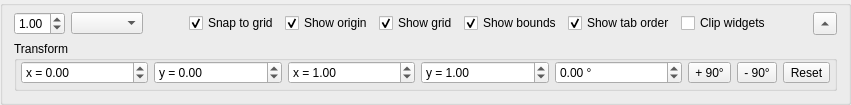
     <widget class="QGroupBox" name="center">
      <property name="sizePolicy">
       <sizepolicy hsizetype="MinimumExpanding" vsizetype="Preferred">
        <horstretch>1</horstretch>
        <verstretch>0</verstretch>
       </sizepolicy>
      </property>
      <property name="title">
       <string/>
      </property>
      <property name="flat">
       <bool>true</bool>
      </property>
      <layout class="QVBoxLayout" name="verticalLayout_14" stretch="0,0">
       <property name="topMargin">
        <number>0</number>
       </property>
       <item>
        <widget class="gui::GfxWidget" name="widget" native="true">
         <property name="sizePolicy">
          <sizepolicy hsizetype="Expanding" vsizetype="Expanding">
           <horstretch>0</horstretch>
           <verstretch>0</verstretch>
          </sizepolicy>
         </property>
         <property name="focusPolicy">
          <enum>Qt::StrongFocus</enum>
         </property>
        </widget>
       </item>
       <item>
        <widget class="QWidget" name="widget_2" native="true">
         <layout class="QVBoxLayout" name="verticalLayout_3">
          <property name="leftMargin">
           <number>0</number>
          </property>
          <property name="topMargin">
           <number>0</number>
          </property>
          <property name="rightMargin">
           <number>0</number>
          </property>
          <property name="bottomMargin">
           <number>0</number>
          </property>
          <item>
           <layout class="QHBoxLayout" name="horizontalLayout_6">
            <item>
             <widget class="QDoubleSpinBox" name="zoom">
              <property name="minimum">
               <double>0.100000000000000</double>
              </property>
              <property name="maximum">
               <double>5.000000000000000</double>
              </property>
              <property name="singleStep">
               <double>0.100000000000000</double>
              </property>
              <property name="stepType">
               <enum>QAbstractSpinBox::AdaptiveDecimalStepType</enum>
              </property>
              <property name="value">
               <double>1.000000000000000</double>
              </property>
             </widget>
            </item>
            <item>
             <widget class="QComboBox" name="cmbGrid"/>
            </item>
            <item>
             <spacer name="horizontalSpacer_3">
              <property name="orientation">
               <enum>Qt::Horizontal</enum>
              </property>
              <property name="sizeHint" stdset="0">
               <size>
                <width>40</width>
                <height>20</height>
               </size>
              </property>
             </spacer>
            </item>
            <item>
             <widget class="QCheckBox" name="chkSnap">
              <property name="text">
               <string>Snap to grid</string>
              </property>
              <property name="checked">
               <bool>true</bool>
              </property>
             </widget>
            </item>
            <item>
             <widget class="QCheckBox" name="chkShowOrigin">
              <property name="text">
               <string>Show origin</string>
              </property>
              <property name="checked">
               <bool>true</bool>
              </property>
             </widget>
            </item>
            <item>
             <widget class="QCheckBox" name="chkShowGrid">
              <property name="text">
               <string>Show grid</string>
              </property>
              <property name="checked">
               <bool>true</bool>
              </property>
             </widget>
            </item>
            <item>
             <widget class="QCheckBox" name="chkShowBounds">
              <property name="text">
               <string>Show bounds</string>
              </property>
              <property name="checked">
               <bool>true</bool>
              </property>
             </widget>
            </item>
            <item>
             <widget class="QCheckBox" name="chkShowTabOrder">
              <property name="text">
               <string>Show tab order</string>
              </property>
              <property name="checked">
               <bool>true</bool>
              </property>
             </widget>
            </item>
            <item>
             <widget class="QCheckBox" name="chkClipWidgets">
              <property name="text">
               <string>Clip widgets</string>
              </property>
             </widget>
            </item>
            <item>
             <widget class="color_widgets::ColorSelector" name="widgetColor">
              <property name="minimumSize">
               <size>
                <width>30</width>
                <height>20</height>
               </size>
              </property>
              <property name="focusPolicy">
               <enum>Qt::TabFocus</enum>
              </property>
             </widget>
            </item>
            <item>
             <widget class="QToolButton" name="btnMoreViewportSettings">
              <property name="text">
               <string/>
              </property>
              <property name="checkable">
               <bool>false</bool>
              </property>
              <property name="arrowType">
               <enum>Qt::UpArrow</enum>
              </property>
             </widget>
            </item>
           </layout>
          </item>
          <item>
           <widget class="QGroupBox" name="transform">
            <property name="sizePolicy">
             <sizepolicy hsizetype="Preferred" vsizetype="Preferred">
              <horstretch>0</horstretch>
              <verstretch>0</verstretch>
             </sizepolicy>
            </property>
            <property name="maximumSize">
             <size>
              <width>16777215</width>
              <height>16777215</height>
             </size>
            </property>
            <property name="title">
             <string>Transform</string>
            </property>
            <property name="flat">
             <bool>false</bool>
            </property>
            <property name="checkable">
             <bool>false</bool>
            </property>
            <property name="checked">
             <bool>false</bool>
            </property>
            <layout class="QHBoxLayout" name="horizontalLayout_11">
             <property name="leftMargin">
              <number>4</number>
             </property>
             <property name="topMargin">
              <number>0</number>
             </property>
             <property name="rightMargin">
              <number>4</number>
             </property>
             <property name="bottomMargin">
              <number>4</number>
             </property>
             <item>
              <widget class="QDoubleSpinBox" name="translateX">
               <property name="sizePolicy">
                <sizepolicy hsizetype="Minimum" vsizetype="Fixed">
                 <horstretch>0</horstretch>
                 <verstretch>0</verstretch>
                </sizepolicy>
               </property>
               <property name="prefix">
                <string>x = </string>
               </property>
               <property name="minimum">
                <double>-10000.000000000000000</double>
               </property>
               <property name="maximum">
                <double>10000.000000000000000</double>
               </property>
               <property name="stepType">
                <enum>QAbstractSpinBox::AdaptiveDecimalStepType</enum>
               </property>
              </widget>
             </item>
             <item>
              <widget class="QDoubleSpinBox" name="translateY">
               <property name="sizePolicy">
                <sizepolicy hsizetype="Minimum" vsizetype="Fixed">
                 <horstretch>0</horstretch>
                 <verstretch>0</verstretch>
                </sizepolicy>
               </property>
               <property name="prefix">
                <string>y = </string>
               </property>
               <property name="minimum">
                <double>-10000.000000000000000</double>
               </property>
               <property name="maximum">
                <double>10000.000000000000000</double>
               </property>
               <property name="stepType">
                <enum>QAbstractSpinBox::AdaptiveDecimalStepType</enum>
               </property>
              </widget>
             </item>
             <item>
              <widget class="QDoubleSpinBox" name="scaleX">
               <property name="sizePolicy">
                <sizepolicy hsizetype="Minimum" vsizetype="Fixed">
                 <horstretch>0</horstretch>
                 <verstretch>0</verstretch>
                </sizepolicy>
               </property>
               <property name="prefix">
                <string>x = </string>
               </property>
               <property name="suffix">
                <string/>
               </property>
               <property name="minimum">
                <double>0.100000000000000</double>
               </property>
               <property name="maximum">
                <double>100.000000000000000</double>
               </property>
               <property name="singleStep">
                <double>0.100000000000000</double>
               </property>
               <property name="stepType">
                <enum>QAbstractSpinBox::AdaptiveDecimalStepType</enum>
               </property>
               <property name="value">
                <double>1.000000000000000</double>
               </property>
              </widget>
             </item>
             <item>
              <widget class="QDoubleSpinBox" name="scaleY">
               <property name="prefix">
                <string>y = </string>
               </property>
               <property name="suffix">
                <string/>
               </property>
               <property name="minimum">
                <double>0.100000000000000</double>
               </property>
               <property name="maximum">
                <double>100.000000000000000</double>
               </property>
               <property name="singleStep">
                <double>0.100000000000000</double>
               </property>
               <property name="stepType">
                <enum>QAbstractSpinBox::AdaptiveDecimalStepType</enum>
               </property>
               <property name="value">
                <double>1.000000000000000</double>
               </property>
              </widget>
             </item>
             <item>
              <widget class="QDoubleSpinBox" name="rotation">
               <property name="wrapping">
                <bool>true</bool>
               </property>
               <property name="prefix">
                <string/>
               </property>
               <property name="suffix">
                <string> °</string>
               </property>
               <property name="minimum">
                <double>-180.000000000000000</double>
               </property>
               <property name="maximum">
                <double>180.000000000000000</double>
               </property>
               <property name="stepType">
                <enum>QAbstractSpinBox::AdaptiveDecimalStepType</enum>
               </property>
              </widget>
             </item>
             <item>
              <widget class="QToolButton" name="btnViewPlus90">
               <property name="sizePolicy">
                <sizepolicy hsizetype="Maximum" vsizetype="Fixed">
                 <horstretch>0</horstretch>
                 <verstretch>0</verstretch>
                </sizepolicy>
               </property>
               <property name="text">
                <string>+ 90°</string>
               </property>
               <property name="icon">
                <iconset resource="../resource/resource.qrc">
                 <normaloff>:/16x16_ico_png/arrow_rotate_clockwise.png</normaloff>:/16x16_ico_png/arrow_rotate_clockwise.png</iconset>
               </property>
              </widget>
             </item>
             <item>
              <widget class="QToolButton" name="btnViewMinus90">
               <property name="sizePolicy">
                <sizepolicy hsizetype="Maximum" vsizetype="Fixed">
                 <horstretch>0</horstretch>
                 <verstretch>0</verstretch>
                </sizepolicy>
               </property>
               <property name="text">
                <string>- 90°</string>
               </property>
               <property name="icon">
                <iconset resource="../resource/resource.qrc">
                 <normaloff>:/16x16_ico_png/arrow_rotate_anticlockwise.png</normaloff>:/16x16_ico_png/arrow_rotate_anticlockwise.png</iconset>
               </property>
              </widget>
             </item>
             <item>
              <widget class="QToolButton" name="btnResetTransform">
               <property name="text">
                <string>Reset</string>
               </property>
               <property name="icon">
                <iconset resource="../resource/resource.qrc">
                 <normaloff>:/16x16_ico_png/reset.png</normaloff>:/16x16_ico_png/reset.png</iconset>
               </property>
              </widget>
             </item>
            </layout>
           </widget>
          </item>
         </layout>
        </widget>
       </item>
      </layout>
     </widget>
